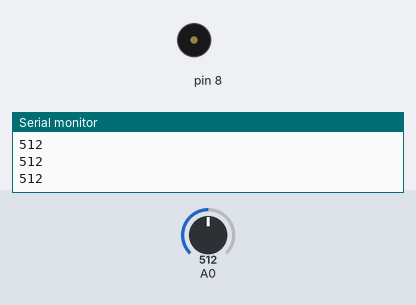
This sketch was run on a simulated Arduino Uno, built with avr-gcc and run on an emulated ATmega328P. Parts: buzzer (waves = sounding), the last lines printed to the serial monitor. Inputs (shaded band) come from the test bench; at power-on: A0 = 512.

Above: at 1.2 s.
1.3 s: A0 set to 977
2.8 s: A0 set to 999
At 3.2 s:
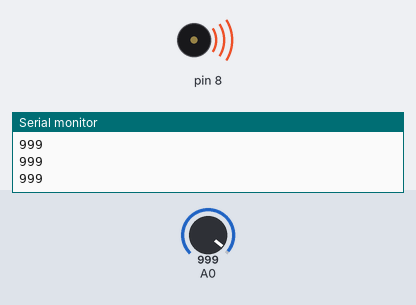
Timing chart, 0 to 5.8 s (numbered marks = the images above; inputs shaded):
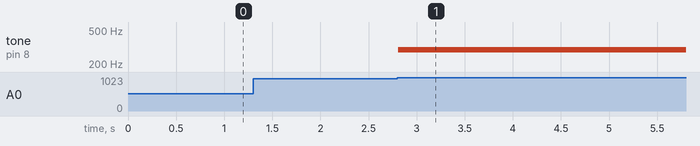

The sketch:

Project_7_Keyboard_Instrument.ino
```cpp
//Keyboard Instrument
//Create a small musical keyboard by constructing a resistor ladder with a few buttons

int notes[] = {262,294,330,349}; //Frequencies of middle C, D, E, and F

void setup() {
  Serial.begin(9600);
}

void loop() {
  int keyVal = analogRead(A0);
  Serial.println(keyVal);

  if(keyVal == 1023) {
    tone(8, notes[0]);
  }
    else if (keyVal >= 990 && keyVal <= 1010) {
    tone(8, notes[1]);
    }
    else if(keyVal >= 550 && keyVal <= 515) {
    tone(8, notes[2]);
    }
    else if(keyVal >= 5 && keyVal <= 10) {
    tone(8, notes[3]);
    }
    else {
      noTone(8);
    }
  }
```

Measured:
- the behaviour switches between 989 and 990 on A0 (found by bisection; images 0 and 1)
- after the input at 2.8 s, tone on pin 8: silent → 294 Hz at once
